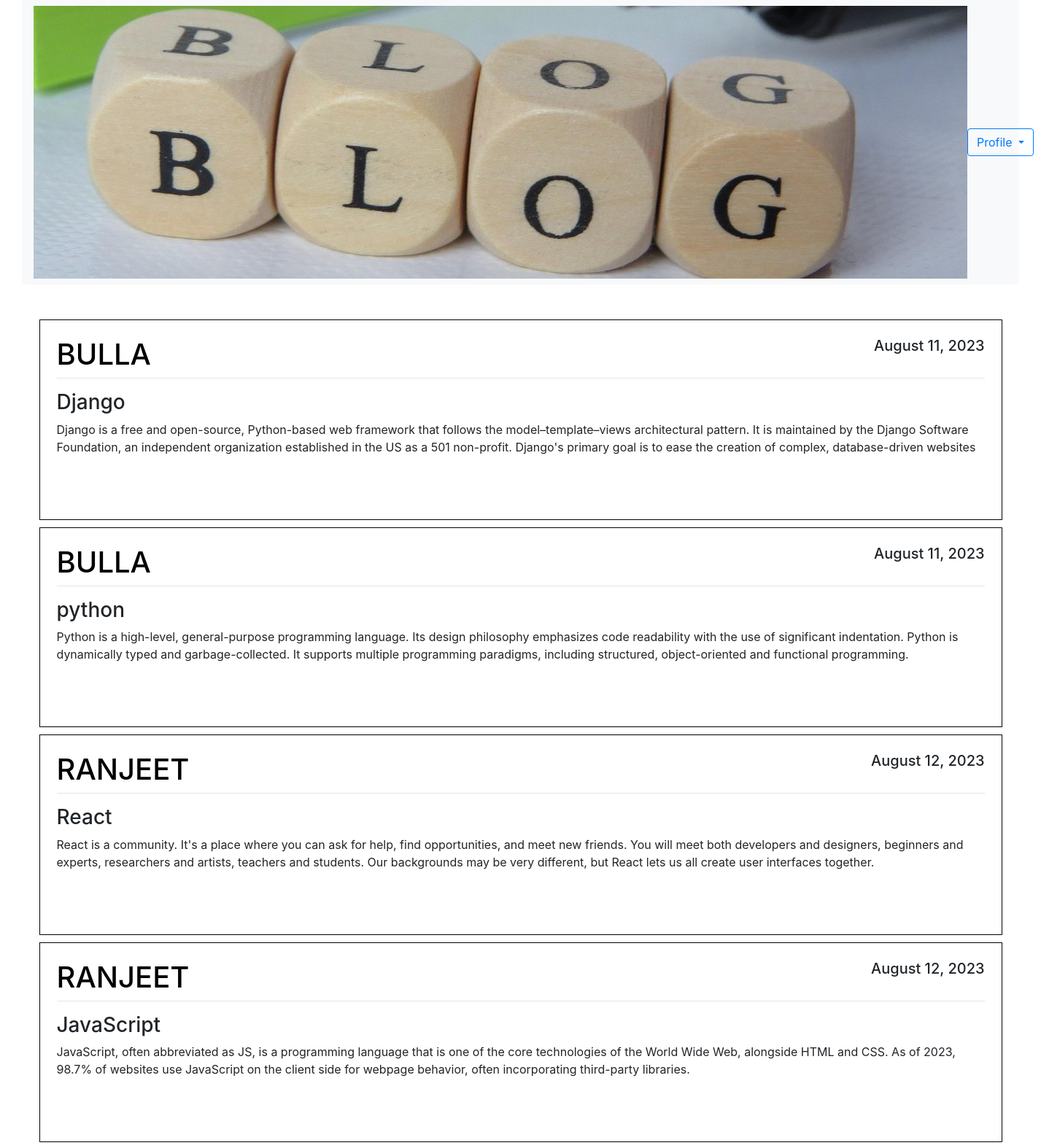
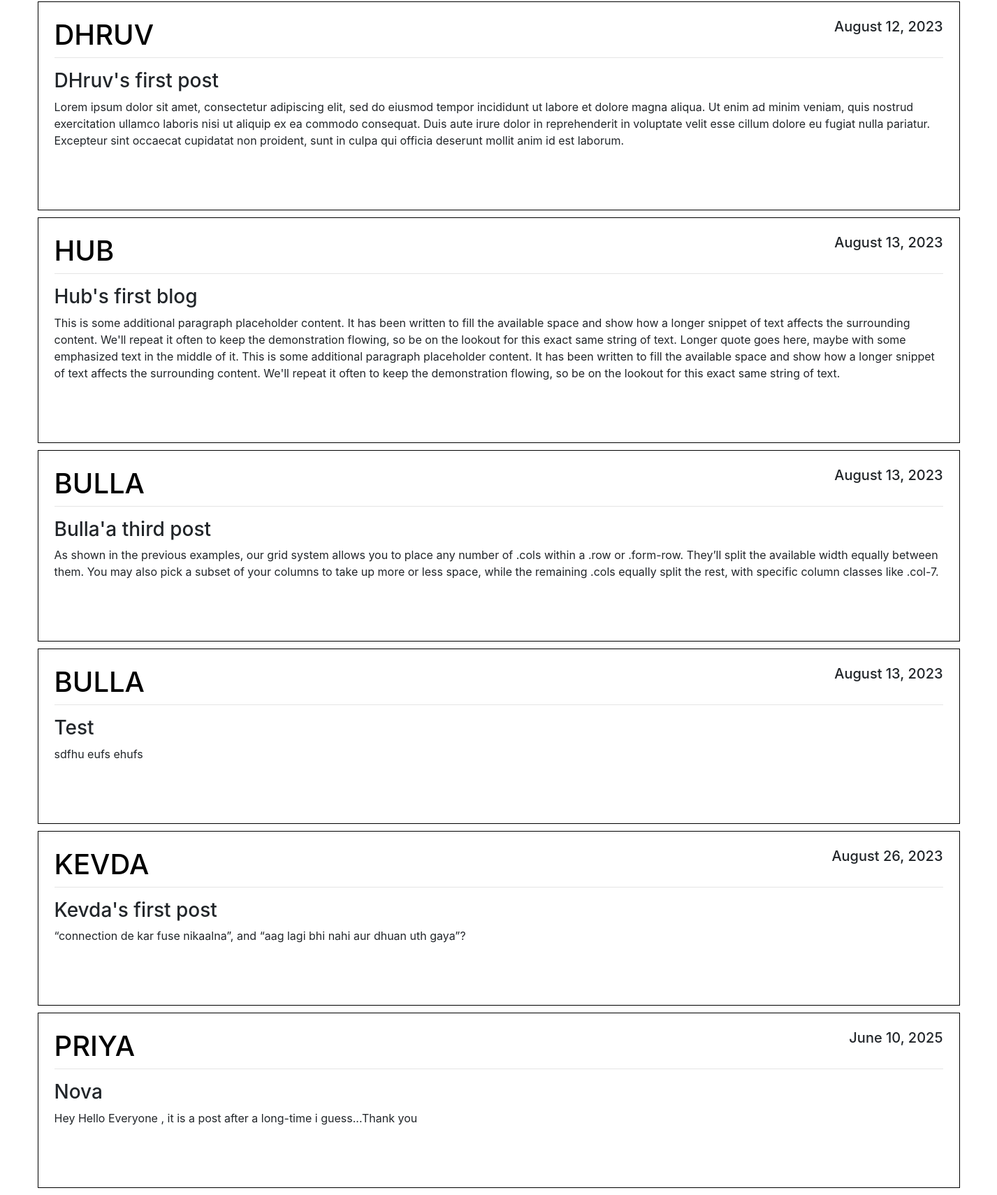
/home/, run on the app's committed database (2 pictures, top to bottom).
### blog/models.py (models this page shows, shortened)
class Post(models.Model):
    title = models.CharField(max_length=100)
    content = models.TextField()
    date_posted = models.DateTimeField(default=timezone.now)
    author = models.ForeignKey(User, on_delete=models.CASCADE)

### blog/views.py (the view)
# urls.py: path('home/', views.home, name='home-page'),
def home(request):
    context = {
        'posts': Post.objects.all()
    }
    return render(request, 'blog/home.html', context)

### blog/templates/blog/home.html (shortened to what this page needs)
{% extends 'blog/base.html' %}
{% block content %}
{% load static %}
<div class="container custom-container">
    <nav class="navbar navbar-expand-lg navbar-light bg-light w-100" >
        <div class="collapse navbar-collapse" id="navbarSupportedContent">
            <ul class="navbar-nav mr-auto ">
                <li><a href="/home"><img  class="w-30"  src="{% static 'image/pho.jpeg' %}" alt=""></a></li>
            </ul>
            <form class="form-inline my-2 my-lg-0">
                <div class="dropdown">
                    <button class="btn btn-outline-primary dropdown-toggle" type="button" id="dropdownMenuButton" data-toggle="dropdown" aria-haspopup="true" aria-expanded="false">
                      Profile
                    </button>
                  </div>
            </form>
        </div>
    </nav>
    <br><br>
    <div class="container custom-container" style="max-width: 1350px; ">
        {% for post in posts %}
        <article class="media content-section">
            <div class="media-body" style="border: 1px solid black; padding: 23px; margin-bottom: 10px;">
                <div class="article-metadata">
                    <h1 class="text-uppercase" style="text-align:left;float:left; color: #000000;">{{ post.author }}</h1>
                    <h5 style="text-align:right;float:right;">{{ post.date_posted|date:"F d, Y" }}</h5>
                    <hr style="clear:both;" />
                </div>
                <h3>{{ post.title }}</h3>
                <p class="article-content">{{ post.content }}</p>
                <br><br>
            </div>
        </article>
        {% endfor %}
    </div>
</div>
{% endblock %}

### blog/templates/blog/base.html (shortened to what this page needs)
{% load static %}
<!DOCTYPE html>
<html lang="en">
<head>
    <link rel="stylesheet" href="https://cdn.jsdelivr.net/npm/bootstrap@4.0.0/dist/css/bootstrap.min.css"
>
</head>
<body>
    <div class="container custom-container">
        {% block content %}{% endblock %}
    </div>
</body>
</html>

### blog/templates/blog/base.html (style rules this page uses)
.custom-container { max-width: 1450px; }

### data on the page
Post: author "BULLA", date_posted "August 11, 2023", title "Django", content "Django is a free and open-source, Python-based web framework that follows the model–template–views architectural pattern. It is maintained by the Django Software Foundation, an independent organization established in the US as a 501 non-profit. Django's primary goal is to ease the creation of complex, database-driven websites"
Post: author "BULLA", date_posted "August 11, 2023", title "python", content "Python is a high-level, general-purpose programming language. Its design philosophy emphasizes code readability with the use of significant indentation. Python is dynamically typed and garbage-collected. It supports multiple programming paradigms, including structured, object-oriented and functional programming."
Post: author "RANJEET", date_posted "August 12, 2023", title "React", content "React is a community. It's a place where you can ask for help, find opportunities, and meet new friends. You will meet both developers and designers, beginners and experts, researchers and artists, teachers and students. Our backgrounds may be very different, but React lets us all create user interfaces together."
Post: author "RANJEET", date_posted "August 12, 2023", title "JavaScript", content "JavaScript, often abbreviated as JS, is a programming language that is one of the core technologies of the World Wide Web, alongside HTML and CSS. As of 2023, 98.7% of websites use JavaScript on the client side for webpage behavior, often incorporating third-party libraries."
Post: author "DHRUV", date_posted "August 12, 2023", title "DHruv's first post", content "Lorem ipsum dolor sit amet, consectetur adipiscing elit, sed do eiusmod tempor incididunt ut labore et dolore magna aliqua. Ut enim ad minim veniam, quis nostrud exercitation ullamco laboris nisi ut aliquip ex ea commodo consequat. Duis aute irure dolor in reprehenderit in voluptate velit esse cillum dolore eu fugiat nulla pariatur. Excepteur sint occaecat cupidatat non proident, sunt in culpa qui officia deserunt mollit anim id est laborum."
Post: author "HUB", date_posted "August 13, 2023", title "Hub's first blog", content "This is some additional paragraph placeholder content. It has been written to fill the available space and show how a longer snippet of text affects the surrounding content. We'll repeat it often to keep the demonstration flowing, so be on the lookout for this exact same string of text. Longer quote goes here, maybe with some emphasized text in the middle of it. This is some additional paragraph placeholder content. It has been written to fill the available space and show how a longer snippet of text affects the surrounding content. We'll repeat it often to keep the demonstration flowing, so be on the lookout for this exact same string of text."
Post: author "BULLA", date_posted "August 13, 2023", title "Bulla'a third post", content "As shown in the previous examples, our grid system allows you to place any number of .cols within a .row or .form-row. They’ll split the available width equally between them. You may also pick a subset of your columns to take up more or less space, while the remaining .cols equally split the rest, with specific column classes like .col-7."
Post: author "BULLA", date_posted "August 13, 2023", title "Test", content "sdfhu eufs ehufs"
Post: author "KEVDA", date_posted "August 26, 2023", title "Kevda's first post", content "“connection de kar fuse nikaalna”, and “aag lagi bhi nahi aur dhuan uth gaya”?"
Post: author "PRIYA", date_posted "June 10, 2025", title "Nova", content "Hey Hello Everyone , it is a post after a long-time i guess...Thank you"
